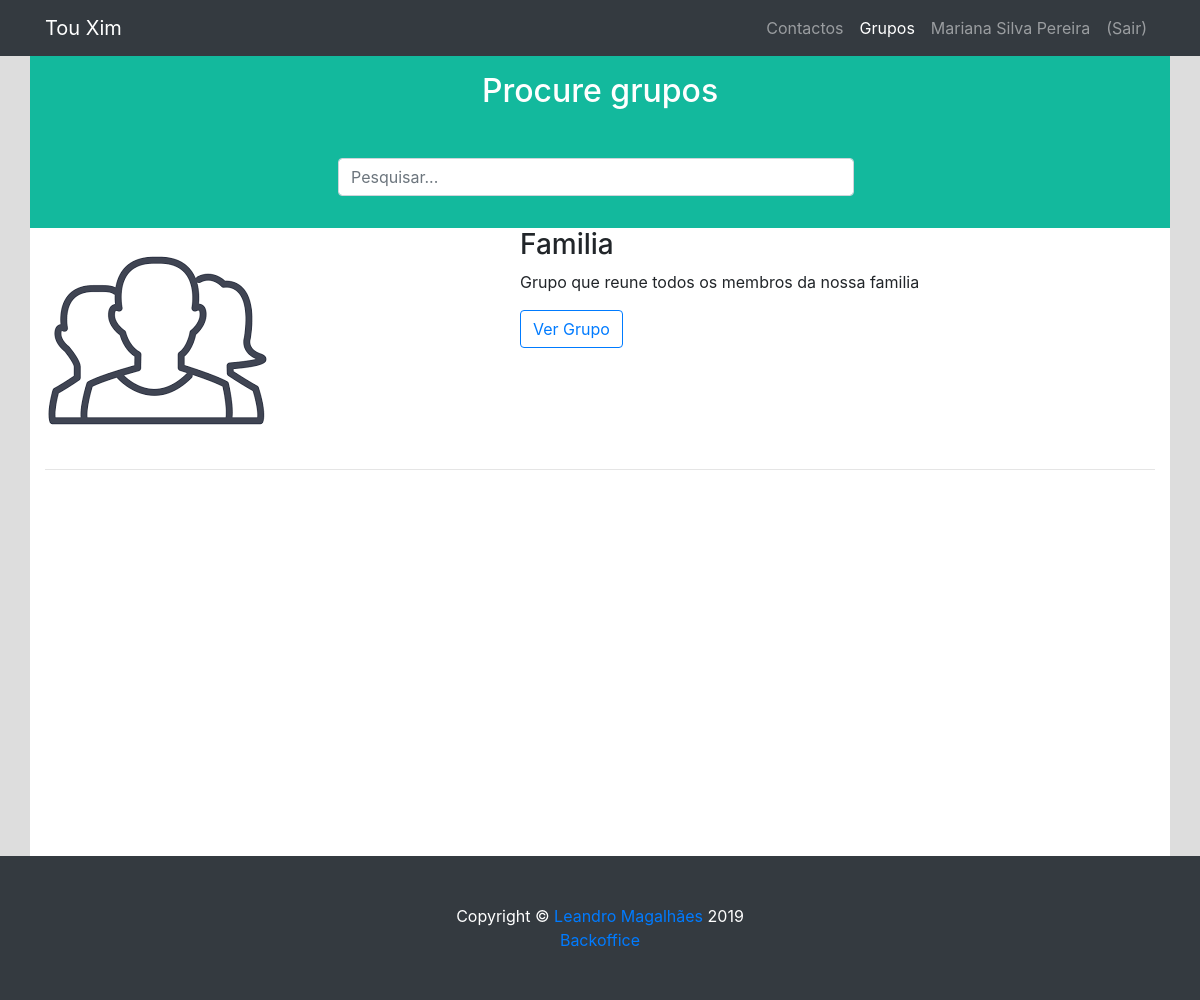
/frontoffice/grupos-page.php (signed in), run on the app's committed database.
### tables this page shows
CREATE TABLE `grupo` (
  `idgrupo` int(11) NOT NULL,
  `nome` varchar(150) NOT NULL,
  `descricao` varchar(1000) NOT NULL,
  `fotografia` varchar(30) DEFAULT NULL
);

### frontoffice/grupos-page.php (the view, shortened to what this page needs)
<?php
require_once("connectdb.php");
?>
<!DOCTYPE html>
<html lang="en">
<head>
    <link href="vendor/bootstrap/css/bootstrap.min.css" rel="stylesheet">
    <link href="css/round-about.css" rel="stylesheet">
    <link href="css/stylesheet.css" rel="stylesheet">
</head>
<body class="body-site">
    <nav class="navbar navbar-expand-lg navbar-dark bg-dark fixed-top">
        <div class="container">
            <a class="navbar-brand" href="#">Tou Xim</a>
            <div class="collapse navbar-collapse" id="navbarResponsive">
                <ul class="navbar-nav ml-auto">
                    <li class="nav-item">
                        <a class="nav-link" href="contactos-page.php">Contactos</a>
                    </li>
                    <li class="nav-item active">
                        <a class="nav-link" href="grupos-page.php">Grupos</a>
                    </li>
                    <li class="nav-item">
                        <a class="nav-link" href="perfil-page.php">
                            <?php echo($_SESSION['nome']); ?>
                        </a>
                    </li>
                    <li class="nav-item">
                        <a class="nav-link" href="logout.php">(Sair)</a>
                    </li>
                </ul>
            </div>
        </div>
    </nav>
    <div class="container fundo-container" style="min-height:800px">
        <div class="row">
            <div class="col-lg-12" style=" padding:1rem; background-color:rgb(19, 185, 157);">
                <div class="col-md-10 col-lg-6 mx-auto text-center">
                    <h2 class="text-white mb-5">Procure grupos</h2>
                    <div class="form-group form-inline">
                        <input type="text" class="form-control flex-fill mr-0 mr-sm-2 mb-3 mb-sm-0" id="inputPesquisa"
                            placeholder="Pesquisar...">
                    </div>
                </div>
            </div>
        </div>
        <div id="meusGrupos">
            <?php
                $lista_grupos = array();
                $diretorio = "images/grupos/";
                if ($stmt = $connectDB->prepare("SELECT fk_idutilizador, fk_idgrupo, cargo FROM utilizador_grupo WHERE fk_idutilizador = ?")) {
                    $stmt->bind_param("s", $param_id);
                    $param_id = $_SESSION['id'];
                    if ($stmt->execute()) {
                        $result = $stmt->get_result();
                        while ($row = $result->fetch_assoc()) {
                            $lista_grupos[] = $row['fk_idgrupo'];
                        }
                    } else {
                        echo "</br>Oops! Something went wrong. Please try again later.";
                    }
                }
                if ($stmt = $connectDB->prepare("SELECT nome, descricao, fotografia FROM grupo WHERE idgrupo=? ORDER BY nome")) {
                    $stmt->bind_param("s", $param_id);
                    for ($i=0; $i < count($lista_grupos); $i++) {
                        if ($stmt->execute()) {
                            $stmt->bind_result($r_nome, $r_descricao, $r_fotografia);
                            $stmt->store_result();
                            $stmt->fetch();
                            if ($stmt->num_rows == 1) {
                                echo "
                                <form id='".$lista_grupos[$i]."' action='grupo-page.php' enctype='multipart/form-data' method='GET'>
                                    <div class='row'>
                                        <div class='col-md-5'>
                                            <img class='img-fluid rounded mb-3 mb-md-0' src='".$diretorio .$r_fotografia."' alt=''>
                                        </div>
                                        <div class='col-md-7'>
                                            <h3>". $r_nome ."</h3>
                                            <P>". $r_descricao ."</P>
                                            <input type='hidden' value='" . $lista_grupos[$i] . "' name='grupo_id'>
                                            <input type='hidden' value='" . $r_nome . "' name='grupo_nome'>
                                            <input type='submit' class='btn btn-outline-primary' value='Ver Grupo'>
                                        </div>
                                    </div>
                                </form>
                                ";
                                echo "<hr>";
                            } else {
                                echo "</br>Não existe utilizador com o id";
                            }
                        } else {
                            echo "</br>Oops! Something went wrong. Please try again later.";
                        }
                    }
                }
            ?>
        </div>
    </div>
</body>
</html>

### frontoffice/css/round-about.css (style rules this page uses)
body { padding-top: 54px; }
@media (min-width: 992px) { body { padding-top: 56px; } }

### frontoffice/css/stylesheet.css (style rules this page uses)
.body-site { background-color: rgba(187, 187, 187, 0.486) !important; min-width: 460px; }
.fundo-container { background-color: white !important; }

### data on the page
grupo: fotografia (placeholder picture), nome "Familia", descricao "Grupo que reune todos os membros da nossa familia"

### other printed values
$_SESSION['nome'] "Mariana Silva Pereira"
